Frame 1 (no input): blank canvas, image omitted
Frame 60 (the mouse pressed at the canvas centre just before this capture): blank canvas, image omitted
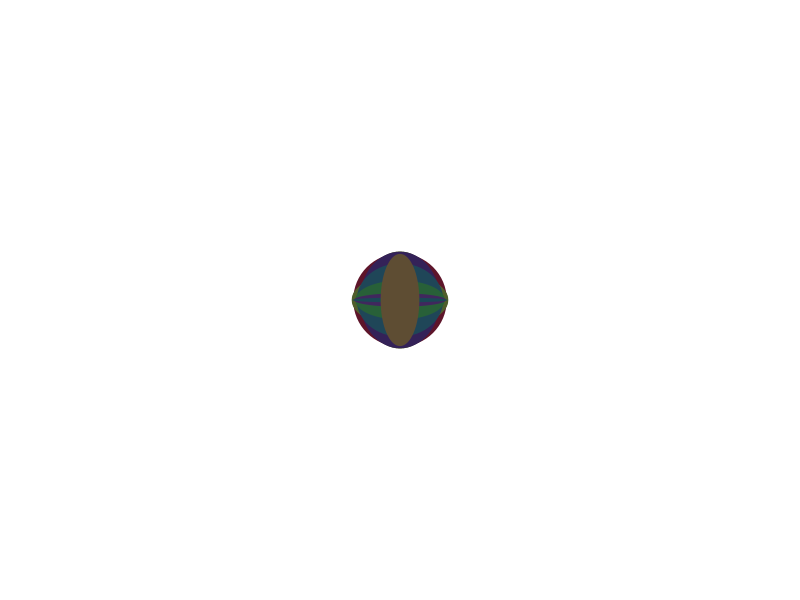
Frame 120 (the mouse held since frame 60 and released just before this capture)

The Processing sketch whose frames 1 and 60 were blank and that drew this single picture after the mouse press (run headless with seeded random() and noise(); from frame 60 on, the mouse is pressed at the canvas centre):

// Processing sketch: processing_37312
// ── processing_37312.pde

boolean aPressed, ePressed, lPressed;

void setup()
{
  size(800,600);
  background(255,255,255);
  smooth();
  noStroke();
  aPressed = ePressed = lPressed = false;
}

void draw()
{
  if (mousePressed == true) 
{
  noStroke();
  fill (random(20,100),random(20,100),random(20,100));
  ellipse(mouseX,mouseY,random(100),random(100));
}
  if (aPressed)
  {
    background (random(0,255),random(0,255),random(0,255));
  }
  if (ePressed)
  {
    noStroke();
    fill(random(0,50),random(0,50),random(0,50));
    rect(random(0,800),random(0,800),random(0,40),random(0,40));
  }
  if (lPressed)
  {
    stroke(255,255,0);
    fill(random(255),random(255),random(255));
    line(random(0,800),random(0,800),random(0,800),random(0,800));
  }
}

void keyPressed()
{
  if (key == 'a')
  {
    aPressed = true;
  }
  if (key == 'e')
  {
    ePressed = true;
  }
  if (key == 'l')
  {
    lPressed = true;
  }
}

void keyReleased()
{
  if (key == 'a')
  {
    aPressed = false;
  }
  if (key == 'e')
  {
    ePressed = false;
  }
  if (key == 'l')
  {
    lPressed = false;
  }
}
